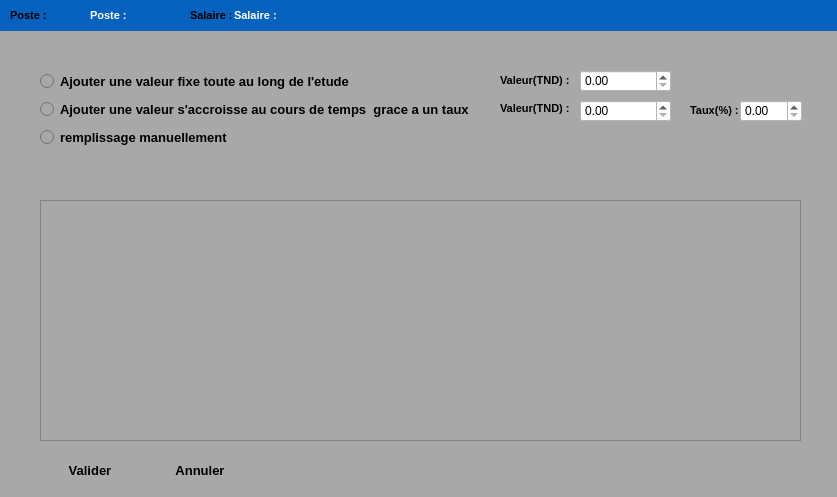
<?xml version="1.0" encoding="UTF-8"?>
<ui version="4.0">
 <class>Investissement</class>
 <widget class="QWidget" name="Investissement">
  <property name="geometry">
   <rect>
    <x>0</x>
    <y>0</y>
    <width>837</width>
    <height>497</height>
   </rect>
  </property>
  <property name="windowTitle">
   <string>Form</string>
  </property>
  <property name="styleSheet">
   <string notr="true">background-color:rgb(168, 168, 168);</string>
  </property>
  <widget class="QWidget" name="widget" native="true">
   <property name="geometry">
    <rect>
     <x>0</x>
     <y>0</y>
     <width>841</width>
     <height>531</height>
    </rect>
   </property>
   <widget class="QTableView" name="tableView">
    <property name="geometry">
     <rect>
      <x>40</x>
      <y>200</y>
      <width>761</width>
      <height>241</height>
     </rect>
    </property>
   </widget>
   <widget class="QWidget" name="verticalLayoutWidget">
    <property name="geometry">
     <rect>
      <x>40</x>
      <y>70</y>
      <width>429</width>
      <height>80</height>
     </rect>
    </property>
    <layout class="QVBoxLayout" name="verticalLayout">
     <item>
      <widget class="QRadioButton" name="radioButton_1">
       <property name="font">
        <font>
         <family>Segoe UI</family>
         <pointsize>10</pointsize>
         <weight>75</weight>
         <bold>true</bold>
        </font>
       </property>
       <property name="text">
        <string>Ajouter une valeur fixe toute au long de l'etude</string>
       </property>
      </widget>
     </item>
     <item>
      <widget class="QRadioButton" name="radioButton_2">
       <property name="font">
        <font>
         <family>Segoe UI</family>
         <pointsize>10</pointsize>
         <weight>75</weight>
         <italic>false</italic>
         <bold>true</bold>
        </font>
       </property>
       <property name="text">
        <string>Ajouter une valeur s'accroisse au cours de temps  grace a un taux</string>
       </property>
      </widget>
     </item>
     <item>
      <widget class="QRadioButton" name="radioButton_3">
       <property name="font">
        <font>
         <family>Segoe UI</family>
         <pointsize>10</pointsize>
         <weight>75</weight>
         <bold>true</bold>
        </font>
       </property>
       <property name="text">
        <string>remplissage manuellement </string>
       </property>
      </widget>
     </item>
    </layout>
   </widget>
   <widget class="QLabel" name="label">
    <property name="geometry">
     <rect>
      <x>500</x>
      <y>70</y>
      <width>71</width>
      <height>20</height>
     </rect>
    </property>
    <property name="font">
     <font>
      <family>Segoe UI</family>
      <pointsize>8</pointsize>
      <weight>75</weight>
      <bold>true</bold>
     </font>
    </property>
    <property name="text">
     <string>Valeur(TND) :</string>
    </property>
   </widget>
   <widget class="QLabel" name="label_2">
    <property name="geometry">
     <rect>
      <x>500</x>
      <y>100</y>
      <width>71</width>
      <height>16</height>
     </rect>
    </property>
    <property name="font">
     <font>
      <family>Segoe UI</family>
      <pointsize>8</pointsize>
      <weight>75</weight>
      <bold>true</bold>
     </font>
    </property>
    <property name="text">
     <string>Valeur(TND) :</string>
    </property>
   </widget>
   <widget class="QLabel" name="label_3">
    <property name="geometry">
     <rect>
      <x>690</x>
      <y>100</y>
      <width>51</width>
      <height>20</height>
     </rect>
    </property>
    <property name="font">
     <font>
      <family>Segoe UI</family>
      <pointsize>8</pointsize>
      <weight>75</weight>
      <bold>true</bold>
     </font>
    </property>
    <property name="text">
     <string>Taux(%) :</string>
    </property>
   </widget>
   <widget class="QDoubleSpinBox" name="uiValeur1">
    <property name="geometry">
     <rect>
      <x>580</x>
      <y>70</y>
      <width>91</width>
      <height>22</height>
     </rect>
    </property>
    <property name="styleSheet">
     <string notr="true">background-color:rgb(255, 255, 255);</string>
    </property>
    <property name="maximum">
     <double>1000000000.000000000000000</double>
    </property>
   </widget>
   <widget class="QDoubleSpinBox" name="uiValeur2">
    <property name="geometry">
     <rect>
      <x>580</x>
      <y>100</y>
      <width>91</width>
      <height>22</height>
     </rect>
    </property>
    <property name="styleSheet">
     <string notr="true">background-color:rgb(255, 255, 255);</string>
    </property>
    <property name="maximum">
     <double>1000000000.000000000000000</double>
    </property>
   </widget>
   <widget class="QDoubleSpinBox" name="uiTaux">
    <property name="geometry">
     <rect>
      <x>740</x>
      <y>100</y>
      <width>62</width>
      <height>22</height>
     </rect>
    </property>
    <property name="styleSheet">
     <string notr="true">background-color:rgb(255, 255, 255);</string>
    </property>
    <property name="maximum">
     <double>100.000000000000000</double>
    </property>
   </widget>
   <widget class="QWidget" name="widget_2" native="true">
    <property name="geometry">
     <rect>
      <x>0</x>
      <y>0</y>
      <width>841</width>
      <height>31</height>
     </rect>
    </property>
    <property name="styleSheet">
     <string notr="true">background-color:rgb(7,98,191)</string>
    </property>
    <widget class="QLabel" name="uiPoste">
     <property name="geometry">
      <rect>
       <x>90</x>
       <y>7</y>
       <width>91</width>
       <height>16</height>
      </rect>
     </property>
     <property name="font">
      <font>
       <family>Segoe UI</family>
       <pointsize>8</pointsize>
       <weight>75</weight>
       <bold>true</bold>
      </font>
     </property>
     <property name="styleSheet">
      <string notr="true">color:rgb(255, 255, 255);</string>
     </property>
     <property name="text">
      <string>Poste :</string>
     </property>
    </widget>
    <widget class="QLabel" name="label_5">
     <property name="geometry">
      <rect>
       <x>190</x>
       <y>7</y>
       <width>41</width>
       <height>16</height>
      </rect>
     </property>
     <property name="font">
      <font>
       <family>Segoe UI</family>
       <pointsize>8</pointsize>
       <weight>75</weight>
       <bold>true</bold>
      </font>
     </property>
     <property name="text">
      <string>Salaire :</string>
     </property>
    </widget>
    <widget class="QLabel" name="uiSalaire">
     <property name="geometry">
      <rect>
       <x>234</x>
       <y>7</y>
       <width>91</width>
       <height>16</height>
      </rect>
     </property>
     <property name="font">
      <font>
       <family>Segoe UI</family>
       <pointsize>8</pointsize>
       <weight>75</weight>
       <bold>true</bold>
      </font>
     </property>
     <property name="styleSheet">
      <string notr="true">color:rgb(255, 255, 255);</string>
     </property>
     <property name="text">
      <string>Salaire :</string>
     </property>
    </widget>
    <widget class="QLabel" name="label_8">
     <property name="geometry">
      <rect>
       <x>10</x>
       <y>7</y>
       <width>71</width>
       <height>16</height>
      </rect>
     </property>
     <property name="font">
      <font>
       <family>Segoe UI</family>
       <pointsize>8</pointsize>
       <weight>75</weight>
       <bold>true</bold>
      </font>
     </property>
     <property name="text">
      <string>Poste :</string>
     </property>
    </widget>
   </widget>
   <widget class="QPushButton" name="uiAnnuler">
    <property name="geometry">
     <rect>
      <x>150</x>
      <y>450</y>
      <width>100</width>
      <height>41</height>
     </rect>
    </property>
    <property name="minimumSize">
     <size>
      <width>100</width>
      <height>25</height>
     </size>
    </property>
    <property name="maximumSize">
     <size>
      <width>100</width>
      <height>50</height>
     </size>
    </property>
    <property name="font">
     <font>
      <family>Segoe UI</family>
      <pointsize>10</pointsize>
      <weight>75</weight>
      <bold>true</bold>
     </font>
    </property>
    <property name="styleSheet">
     <string notr="true">border:rgb(255, 255, 255);
</string>
    </property>
    <property name="text">
     <string>Annuler</string>
    </property>
    <property name="icon">
     <iconset>
      <normaloff>ProjectRessources/cancel-icon2.png</normaloff>ProjectRessources/cancel-icon2.png</iconset>
    </property>
    <property name="flat">
     <bool>true</bool>
    </property>
   </widget>
   <widget class="QLabel" name="uiErreur">
    <property name="enabled">
     <bool>true</bool>
    </property>
    <property name="geometry">
     <rect>
      <x>590</x>
      <y>460</y>
      <width>191</width>
      <height>20</height>
     </rect>
    </property>
    <property name="font">
     <font>
      <family>Segoe UI</family>
      <pointsize>10</pointsize>
     </font>
    </property>
    <property name="mouseTracking">
     <bool>true</bool>
    </property>
    <property name="styleSheet">
     <string notr="true">color:rgb(255, 0, 0);</string>
    </property>
    <property name="locale">
     <locale language="French" country="France"/>
    </property>
    <property name="text">
     <string/>
    </property>
    <property name="alignment">
     <set>Qt::AlignCenter</set>
    </property>
   </widget>
   <widget class="QPushButton" name="uiValider">
    <property name="geometry">
     <rect>
      <x>40</x>
      <y>450</y>
      <width>100</width>
      <height>41</height>
     </rect>
    </property>
    <property name="minimumSize">
     <size>
      <width>100</width>
      <height>41</height>
     </size>
    </property>
    <property name="maximumSize">
     <size>
      <width>100</width>
      <height>41</height>
     </size>
    </property>
    <property name="font">
     <font>
      <family>Segoe UI</family>
      <pointsize>10</pointsize>
      <weight>75</weight>
      <bold>true</bold>
     </font>
    </property>
    <property name="styleSheet">
     <string notr="true">border:rgb(255, 255, 255);</string>
    </property>
    <property name="text">
     <string>Valider</string>
    </property>
    <property name="icon">
     <iconset>
      <normaloff>ProjectRessources/ok-icon.png</normaloff>ProjectRessources/ok-icon.png</iconset>
    </property>
    <property name="flat">
     <bool>true</bool>
    </property>
   </widget>
  </widget>
 </widget>
 <resources/>
 <connections/>
</ui>
